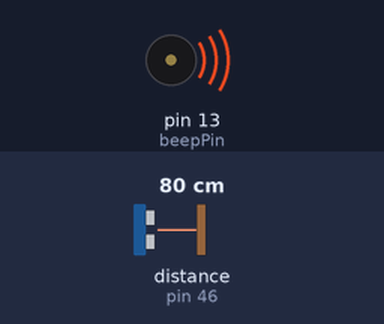
The sketch below on a simulated Arduino Mega 2560, built with avr-gcc and run on an emulated ATmega2560. On the bench: buzzer (waves = sounding). Wiring (inferred from the names in the program): ultrasonic range finder: trigger pin 47; echo pin 46. The inputs (shaded band) are chosen by the test bench; at power-on: distance to the obstacle (sensor on pin 46) 80 cm. The echo pulse lasts 58.3 µs per cm; what the sketch prints to the serial monitor is not drawn.

Above: at 1.6 s.
1.7 s: distance to the obstacle (sensor on pin 46) set to 2 cm
5.4 s: distance to the obstacle (sensor on pin 46) set to 9 cm
Timing chart, 0 to 8.4 s (numbered marks = the images above; inputs shaded):
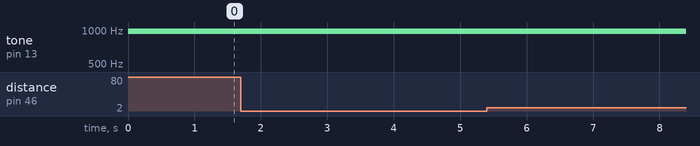

The sketch:

somenteUltrassom.ino
```cpp
#define echoPin 46
#define trigPin 47
#define beepPin 13

void setup() {
  Serial.begin (9600);
  pinMode(trigPin, OUTPUT);
  pinMode(echoPin, INPUT);
}

void loop() {
  //LÊ o sensor de ultrasom
  int distance=leDistancia();

  if ((distance >= 200) || (distance <= 0))
  {
    Serial.println("Livre");
  }
  else {
    Serial.print("Obstruido - Distancia medida: ");
    Serial.print(distance);
    Serial.println(" cm");
    analogWrite(beepPin, 10*distance);
    delay(10);
    analogWrite(beepPin, 0);
    delay(10*distance);

  }
}

int leDistancia()
{
  long duration, distance;
  digitalWrite(trigPin, LOW);
  digitalWrite(trigPin, HIGH);
  delayMicroseconds(10);
  digitalWrite(trigPin, LOW);
  duration = pulseIn(echoPin, HIGH);
  distance = (duration/2) / 29.1;
  return distance;
}
```

Measured:
- after the input at 1.7 s, every drawn part: stays the same
- after the input at 5.4 s, every drawn part: stays the same
